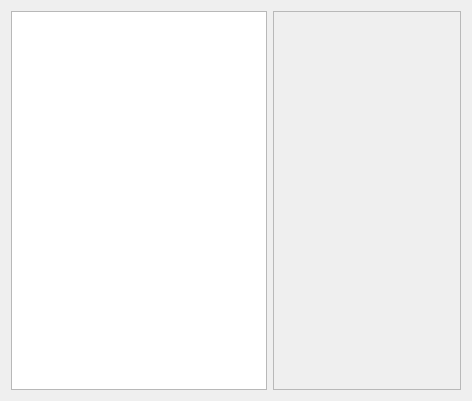
<?xml version="1.0" encoding="UTF-8"?>
<ui version="4.0">
 <class>JoinForm</class>
 <widget class="QWidget" name="JoinForm">
  <property name="geometry">
   <rect>
    <x>0</x>
    <y>0</y>
    <width>472</width>
    <height>401</height>
   </rect>
  </property>
  <property name="windowTitle">
   <string>Form</string>
  </property>
  <layout class="QHBoxLayout" name="horizontalLayout">
   <item>
    <widget class="QTreeView" name="treeView"/>
   </item>
   <item>
    <widget class="QFrame" name="frame">
     <property name="sizePolicy">
      <sizepolicy hsizetype="Expanding" vsizetype="Preferred">
       <horstretch>0</horstretch>
       <verstretch>0</verstretch>
      </sizepolicy>
     </property>
     <property name="frameShape">
      <enum>QFrame::StyledPanel</enum>
     </property>
     <property name="frameShadow">
      <enum>QFrame::Raised</enum>
     </property>
    </widget>
   </item>
  </layout>
 </widget>
 <resources/>
 <connections/>
</ui>
